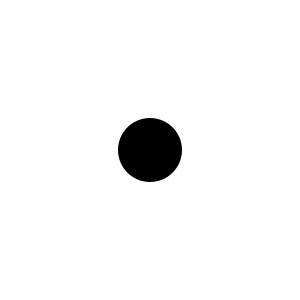
Frame 1 (no input)
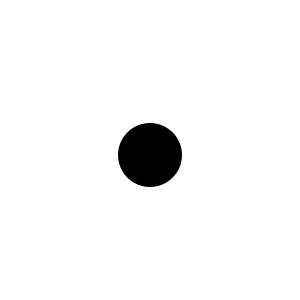
Frame 60 (the mouse pressed at the canvas centre just before this capture)
Frame 120 (the mouse held since frame 60 and released just before this capture): identical to frame 1, image omitted

The Processing sketch that drew these frames (run headless with seeded random() and noise(); from frame 60 on, the mouse is pressed at the canvas centre):

// Processing sketch: Probability_of_ballsFall
// ── Probability_of_ballsFall.pde
void setup(){
  size(300,300);
  background(255);
  noStroke();

}
int y=0;
void draw (){
  background(255);
  float up=0.1,stay=0.7,down=0.2;
  float n=random(1);
  if(n<up) y++;
  else if(n<down) y--;
  
  
  fill(0);
  ellipse(width/2,y+height/2,64,64);
}
